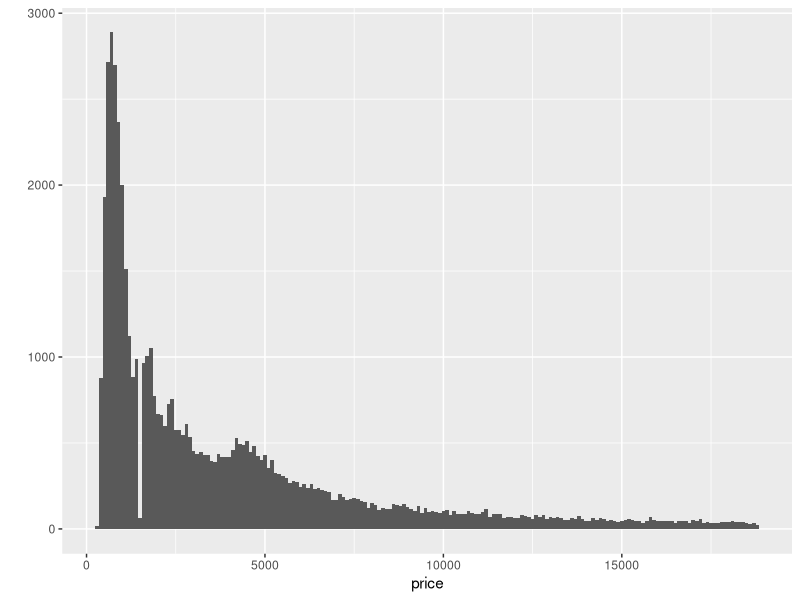

The R script that drew this image: (Note: this script raises an error after producing the figure.)
## ---- chunk 1
library(ggplot2)
data(diamonds)
names(diamonds)
str(diamonds)
diamonds$color
## ---- chunk 2
qplot(price, data = diamonds, binwidth = 100)
## ---- chunk 3
summary(diamonds$price)

sum(diam500$price < 500)

sum(diamonds$price < 250)

sum(diamonds$price >= 15000)
## ---- chunk 4
qplot(price, data = diamonds, binwidth = 10) + 
  scale_x_continuous(limits = c(300,1500), breaks = seq(0,6000, 50))
## ---- chunk 5
qplot(price, data = diamonds, binwidth = 100, 
      xlab = 'Diamond Price ($)', ylab = 'Number of Diamonds') +
  scale_x_continuous(breaks = seq(0,150000, 5000)) + 
  facet_wrap(~cut, ncol = 1)

by(diamonds$price, diamonds$cut, summary)
by(diamonds$price, diamonds$cut, max)
by(diamonds$price, diamonds$cut, min)
by(diamonds$price, diamonds$cut, median)

tapply(diamonds$price, diamonds$cut, summary)
## ---- chunk 6
qplot(price, data = diamonds, binwidth = 200, 
      xlab = 'Diamond Price ($)', ylab = 'Number of Diamonds') + 
  scale_x_continuous(limits = c(0,20000), 
                     breaks = seq(0,150000, 5000)) +   
  facet_wrap(~cut, ncol = 1, scales = 'free_y')
## ---- chunk 7
qplot(price/carat, data = diamonds, binwidth = 200, 
      xlab = 'Diamond Price($)/Carat', ylab = 'Number of Diamonds') + 
  scale_x_log10() +   
  facet_wrap(~cut, ncol = 1, scales = 'free_y')

qplot(price/carat, data = diamonds, binwidth = 0.02,
      color = I('black'), fill = I('#5760AB'),
      xlab = 'Diamond Price/Carat', ylab = 'Number of Diamonds') + 
  scale_x_log10() +
  facet_wrap(~cut, ncol = 1, scales = 'free_y')
## ---- chunk 8
qplot(x = cut, y = price, 
      data = diamonds, 
      geom = 'boxplot')+
  coord_cartesian()

qplot(x = cut, y = price, 
      data = diamonds, 
      geom = 'boxplot')+
  coord_cartesian(ylim = c(0,7000))

tapply(diamonds$price, diamonds$cut, summary)

qplot(x = clarity, y = price, 
      data = diamonds, 
      geom = 'boxplot') + 
  coord_cartesian()

qplot(x = clarity, y = price, 
      data = diamonds, 
      geom = 'boxplot')+
  coord_cartesian(ylim = c(0,7000))

tapply(diamonds$price, diamonds$clarity, summary)

qplot(x = color, y = price, 
      data = diamonds, 
      geom = 'boxplot') +
  coord_cartesian()

qplot(x = color, y = price, 
      data = diamonds, 
      geom = 'boxplot')+
  coord_cartesian(ylim = c(0,8000))

by(diamonds$price, diamonds$color, summary)

IQR(subset(diamonds, color == 'D')$price)
IQR(subset(diamonds, color == 'J')$price)

qplot(x = color, y = price/carat, 
      data = diamonds, 
      geom = 'boxplot') +
  coord_cartesian()

qplot(x = color, y = price/carat, 
      data = diamonds, 
      geom = 'boxplot') +
  coord_cartesian(ylim = c(0,6000))

qplot(x = color, y = price/carat, 
      data = diamonds, 
      geom = 'boxplot') +
  coord_cartesian() +
  facet_wrap(~clarity)

qplot(x = color, y = price/carat, 
      data = diamonds, 
      geom = 'boxplot') +
  coord_cartesian() +
  facet_wrap(~cut)
## ---- chunk 9
qplot(x = carat, 
      data = diamonds, 
      xlab = 'Carat',
      ylab = 'Number of Diamonds',
      binwidth = 0.01, geom = 'freqpoly') +
  scale_x_continuous(limits = c(0, 2), breaks = seq(0, 1, 0.1)) 

qplot(x = carat, 
      data = diamonds, 
      xlab = 'Carat',
      ylab = 'Number of Diamonds',
      binwidth = 0.01, geom = 'freqpoly', color = color) +
  scale_x_continuous(limits = c(0,1)) 
## ---- chunk 10
library(scales)
library(reshape2)

BC = read.csv('BreastCancerMortaility.csv', na.strings='NA', header=T, row.names=1, blank.lines.skip=T)
#transpose
BCt = data.frame(t(BC))

BC$country = rownames(BC)
###BCy = data.frame(year=c(1950:2002), BC)

qplot(BCy$year, BCy$Australia)


HSpend = read.csv('HealthSpending.csv', na.strings='NA', header=T, row.names=1, blank.lines.skip=T)
HSpend$country = rownames(HSpend)

HSpendt = data.frame(t(HSpend))

BC02 = BC[,'X2002']
header(BC02) = 'BC'
HS02 = HSpend[,'X2002']
row.names(HS02) = 'HS'


qplot(x = X2002, data = HSpend, binwidth = 20)
summary(HSpend$X2002)

qplot(x = X2002, data = BC, binwidth = 0.5)

BCandHS = merge(BC[,c('X2002', 'country')], HSpend[,c('X2002', 'country')], by='country')

qplot(BCandHS$X2002.y)
